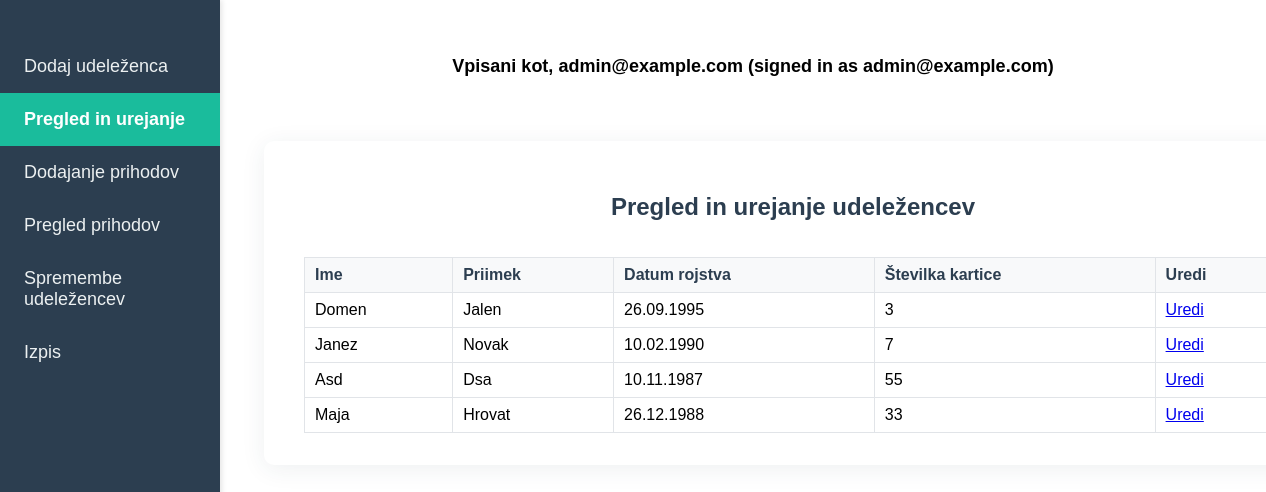
The page /attendees/list/ (signed in) on the database as committed earlier.
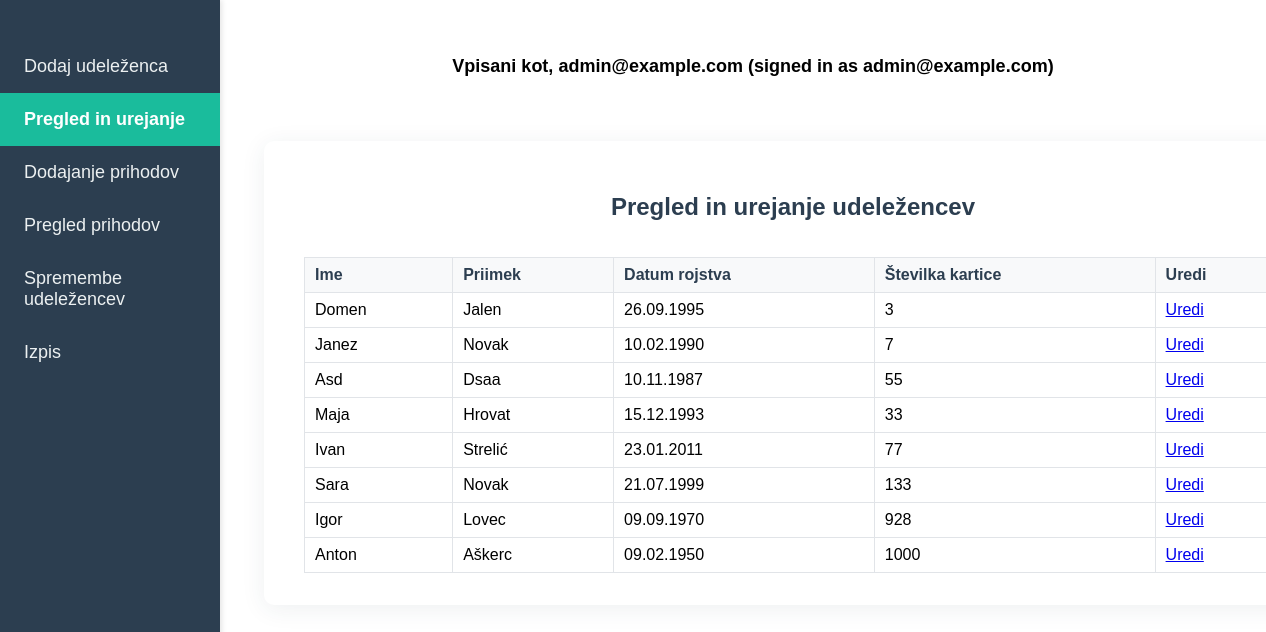
The same page on the database as committed later.
### accounts/models.py (models this page shows, shortened)
class CustomUser(AbstractBaseUser, PermissionsMixin):
    email = models.EmailField(unique=True)  # E-pošta kot uporabniško ime
    first_name = models.CharField(max_length=30, blank=True)  # Ime
    last_name = models.CharField(max_length=30, blank=True)   # Priimek
    is_active = models.BooleanField(default=True)             # Aktivnost
    is_staff = models.BooleanField(default=False)             # Pravice osebja
    objects = CustomUserManager()  # Upravljalec
    USERNAME_FIELD = 'email'       # Polje za prijavo
    REQUIRED_FIELDS = []

### attendees/models.py (models this page shows, shortened)
class Attendee(models.Model):
    first_name = models.CharField(max_length=100)  # Ime
    last_name = models.CharField(max_length=100)   # Priimek
    birth_date = models.DateField()                # Datum rojstva
    card_number = models.CharField(max_length=50, unique=True)  # Številka kartice
    created_at = models.DateTimeField(auto_now_add=True)        # Datum vnosa

### konferenca/views.py (the view)
# urls.py: path('attendees/list/', attendee_list, name='attendee_list'),
def attendee_list(request):
    attendees = Attendee.objects.all()
    return render(request, 'attendee_list.html', {'attendees': attendees})

### konferenca/templates/attendee_list.html
{% extends "base.html" %}
{% block content %}
<div class="form-container wide-form-container">
  <h2>Pregled in urejanje udeležencev</h2>
  <table style="width:100%; border-collapse:collapse;">
    <tr>
      <th>Ime</th>
      <th>Priimek</th>
      <th>Datum rojstva</th>
      <th>Številka kartice</th>
      <th>Uredi</th>
    </tr>
    {% for attendee in attendees %}
  <tr>
    <td>{{ attendee.first_name }}</td>
    <td>{{ attendee.last_name }}</td>
    <td>{{ attendee.birth_date|date:'d.m.Y' }}</td>
    <td>{{ attendee.card_number }}</td>
    <td><a href="{% url 'attendee_edit' attendee.id %}">Uredi</a></td>
  </tr>
{% empty %}
    <tr>
      <td colspan="5">Ni udeležencev.</td>
    </tr>
    {% endfor %}
  </table>
</div>
{% endblock %}

### konferenca/templates/base.html (shortened to what this page needs)
{% load static %}
<!doctype html>
<html lang="en">
<head>
 <link rel="stylesheet" href="{% static 'styles.css' %}">
</head>
<body>
<div class="sidebar">
  <a href="{% url 'attendee_add' %}" class="{% if request.resolver_match.url_name == 'attendee_add' %}active{% endif %}">Dodaj udeleženca</a>
  <a href="{% url 'attendee_list' %}" class="{% if request.resolver_match.url_name == 'attendee_list' %}active{% endif %}">Pregled in urejanje</a>
  <a href="{% url 'arrival_add' %}" class="{% if request.resolver_match.url_name == 'arrival_add' %}active{% endif %}">Dodajanje prihodov</a>
  <a href="{% url 'arrival_list' %}" class="{% if request.resolver_match.url_name == 'arrival_list' %}active{% endif %}">Pregled prihodov</a>
{% if request.user.is_staff %}
  <a href="{% url 'attendee_change_list' %}" class="{% if request.resolver_match.url_name == 'attendee_change_list' %}active{% endif %}">Spremembe udeležencev</a>
{% endif %}
    <a href="{% url 'logout' %}">Izpis</a>
</div>
<div class="main-content">
  <div class="user-info" style="margin-top: 16px; margin-bottom: 24px; font-size: 18px; font-weight: bold; text-align: center;">
    Vpisani kot, {{ request.user.first_name|default:request.user.email }} (signed in as {{ request.user.first_name|default:request.user.email }})
  </div>
  {% block content %}{% endblock %}
</div>
</body>
</html>

### konferenca/static/styles.css (style rules this page uses)
.sidebar { position: fixed; left: 0; top: 0; width: 220px; height: 100%; background-color: #2c3e50; padding-top: 40px; box-shadow: 2px 0 5px rgba(0,0,0,0.1); display: flex; flex-direction: column; justify-content: flex-start; }
body { margin: 0; font-family: Arial, sans-serif; }
.sidebar { position: fixed; left: 0; top: 0; width: 220px; height: 100%; background-color: #2c3e50; padding-top: 40px; box-shadow: 2px 0 5px rgba(0,0,0,0.1); }
.sidebar a { display: block; color: #ecf0f1; padding: 16px 24px; text-decoration: none; font-size: 18px; transition: background 0.2s; }
.sidebar a.active { background-color: #1abc9c; color: #fff; font-weight: bold; }
.main-content { margin-left: 240px; padding: 40px 24px; min-height: 100vh; display: flex; flex-direction: column; align-items: center; box-sizing: border-box; }
.form-container { background: #fff; border-radius: 10px; box-shadow: 0 4px 24px rgba(44, 62, 80, 0.08); padding: 32px 40px; margin: 40px auto; max-width: 400px; width: 100%; display: flex; flex-direction: column; align-items: center; }
.form-container h2 { margin-bottom: 24px; color: #2c3e50; }
.form-container table { width: 100%; border-collapse: collapse; margin-top: 12px; }
.form-container th, .form-container td { border: 1px solid #e1e4e8; padding: 8px 10px; text-align: left; }
.form-container th { background: #f8f9fa; color: #2c3e50; }
.wide-form-container { max-width: 1100px !important; width: 100% !important; }

Rows that differ between the two databases and show on the page:
changed Attendee "Asd": last_name "Dsa" → "Dsaa"
changed Attendee "Maja": birth_date "26.12.1988" → "15.12.1993"
added Attendee: first_name "Ivan", last_name "Strelić", birth_date "23.01.2011", card_number "77"
added Attendee: first_name "Sara", last_name "Novak", birth_date "21.07.1999", card_number "133"
added Attendee: first_name "Igor", last_name "Lovec", birth_date "09.09.1970", card_number "928"
added Attendee: first_name "Anton", last_name "Aškerc", birth_date "09.02.1950", card_number "1000"
